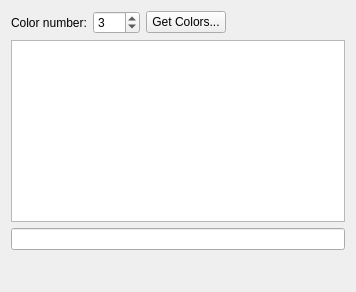
<?xml version="1.0" encoding="UTF-8"?>
<ui version="4.0">
 <class>Palette</class>
 <widget class="QWidget" name="Palette">
  <property name="geometry">
   <rect>
    <x>0</x>
    <y>0</y>
    <width>356</width>
    <height>292</height>
   </rect>
  </property>
  <property name="windowTitle">
   <string>Form</string>
  </property>
  <layout class="QVBoxLayout" name="verticalLayout">
   <item>
    <layout class="QHBoxLayout" name="horizontalLayout">
     <item>
      <widget class="QLabel" name="label">
       <property name="text">
        <string>Color number:</string>
       </property>
      </widget>
     </item>
     <item>
      <widget class="QSpinBox" name="spinBox">
       <property name="maximum">
        <number>255</number>
       </property>
       <property name="value">
        <number>3</number>
       </property>
      </widget>
     </item>
     <item>
      <widget class="QPushButton" name="pushButton">
       <property name="text">
        <string>Get Colors...</string>
       </property>
      </widget>
     </item>
     <item>
      <spacer name="horizontalSpacer">
       <property name="orientation">
        <enum>Qt::Horizontal</enum>
       </property>
       <property name="sizeHint" stdset="0">
        <size>
         <width>40</width>
         <height>20</height>
        </size>
       </property>
      </spacer>
     </item>
    </layout>
   </item>
   <item>
    <widget class="QGraphicsView" name="graphicsView"/>
   </item>
   <item>
    <widget class="QLineEdit" name="lineEdit"/>
   </item>
   <item>
    <spacer name="verticalSpacer">
     <property name="orientation">
      <enum>Qt::Vertical</enum>
     </property>
     <property name="sizeHint" stdset="0">
      <size>
       <width>20</width>
       <height>40</height>
      </size>
     </property>
    </spacer>
   </item>
  </layout>
 </widget>
 <resources/>
 <connections/>
</ui>
